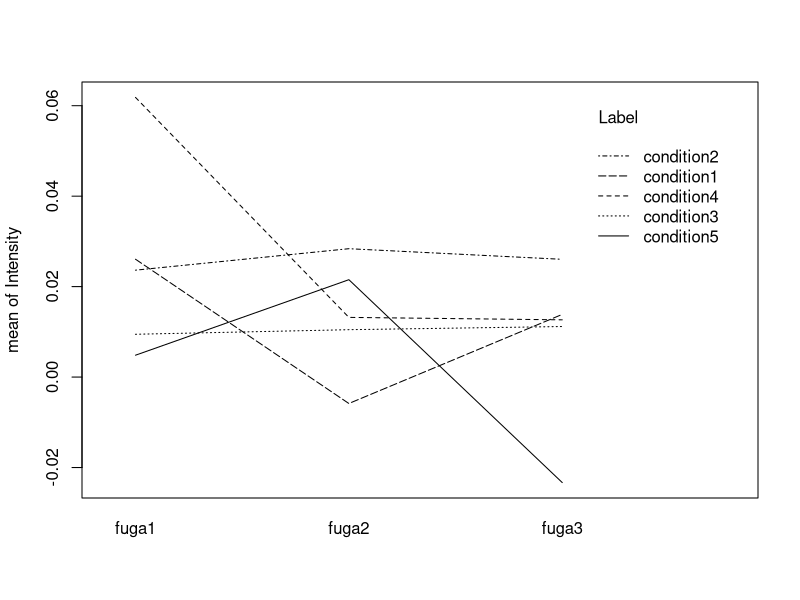
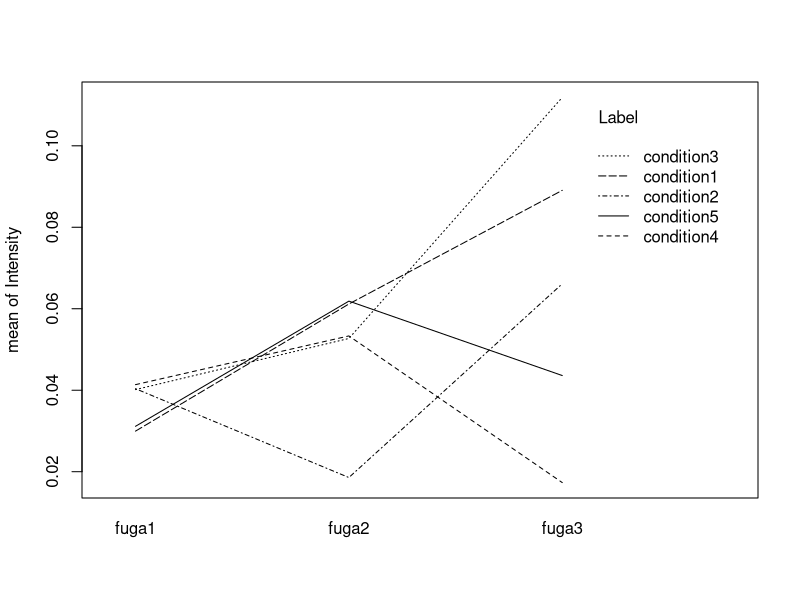
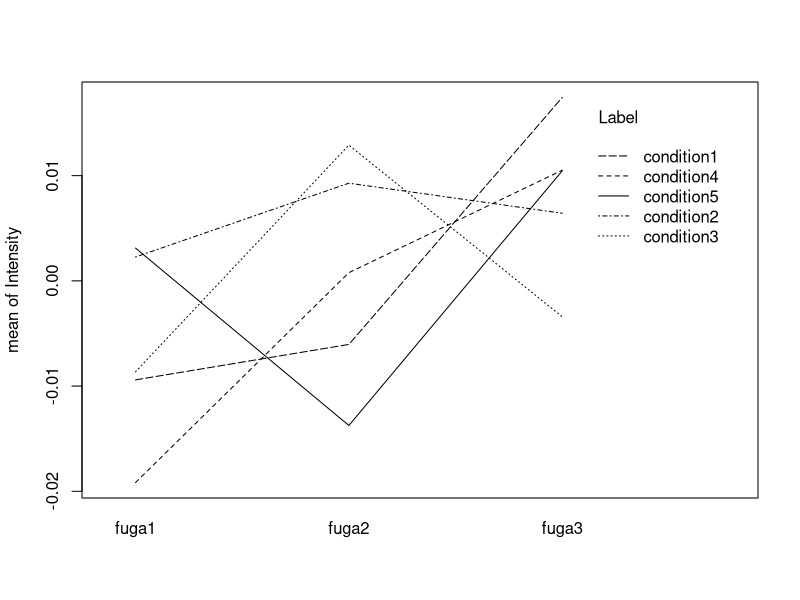
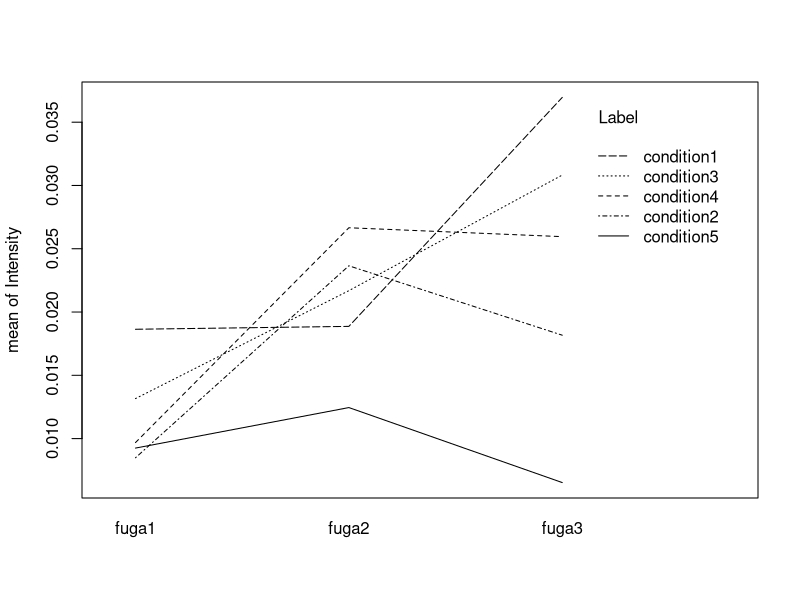
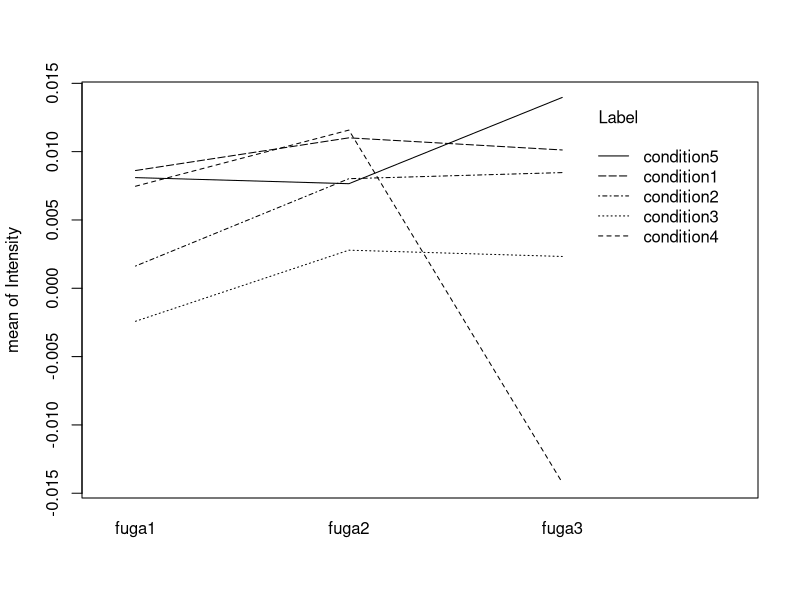
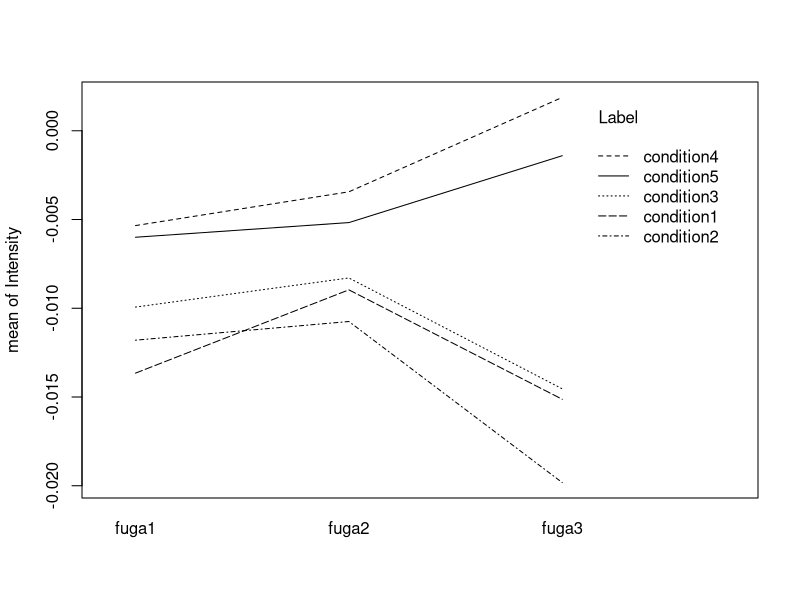
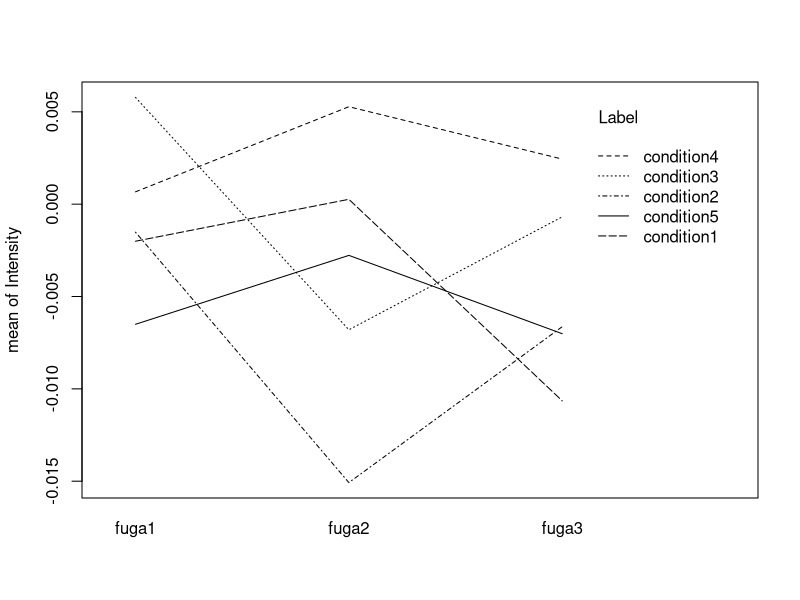
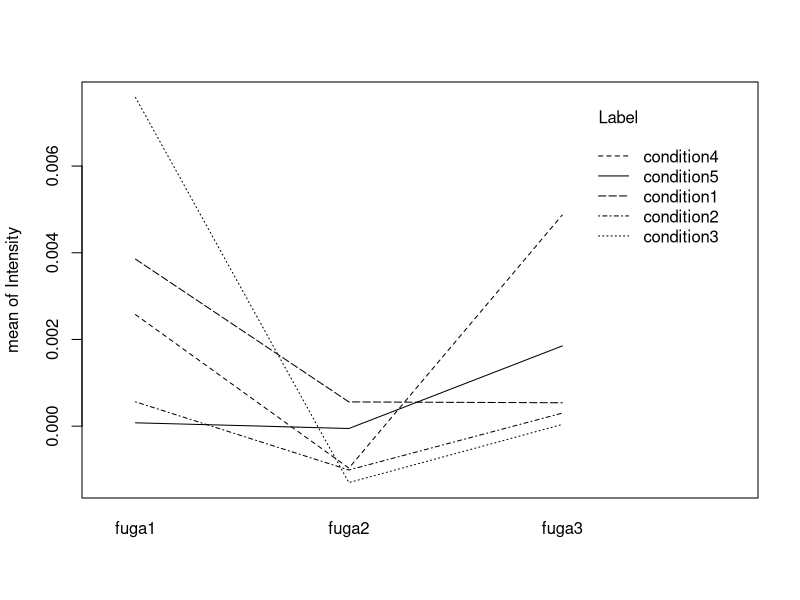

Source code (R) for these figures, in order:
dat_fuga1 <- read.csv("fuga1.csv", header=TRUE, fileEncoding="utf-8")
dat_fuga2 <- read.csv("fuga2.csv", header=TRUE, fileEncoding="utf-8")
dat_fuga3 <- read.csv("fuga3.csv", header=TRUE, fileEncoding="utf-8")
dir.create("./graph_two", showWarnings = F, recursive = T)

sink("./two_way_anova.txt")
setwd("./graph_two")
for (i in 2:39) {
  for (j in 1:3) {
    print("", quote=F)
  }
  print(colnames(dat_fuga1)[i], quote=F)
  data_fuga1 <- data.frame(Label=dat_fuga1$X, DAS=c(rep("fuga1", 133)), z=dat_fuga1[,i])
  data_fuga2 <- data.frame(Label=dat_fuga2$X, DAS=c(rep("fuga2", 135)), z=dat_fuga2[,i])
  data_fuga3 <- data.frame(Label=dat_fuga3$X, DAS=c(rep("fuga3", 135)), z=dat_fuga3[,i])
  buff <- merge(data_fuga1, data_fuga2, all=T)
  anova <- merge(buff, data_fuga3, all=T)
  
  name = paste(colnames(dat_fuga1)[i], ".png")
  png(name, width = 700, height = 600, res = 100)
  attach(anova)
  interaction.plot(DAS, Label, z, xlab="", ylab="mean of Intensity")
  dev.off()
  
  print(summary(aov(z~DAS*Label, data=anova)))
}
setwd("../")
sink()
